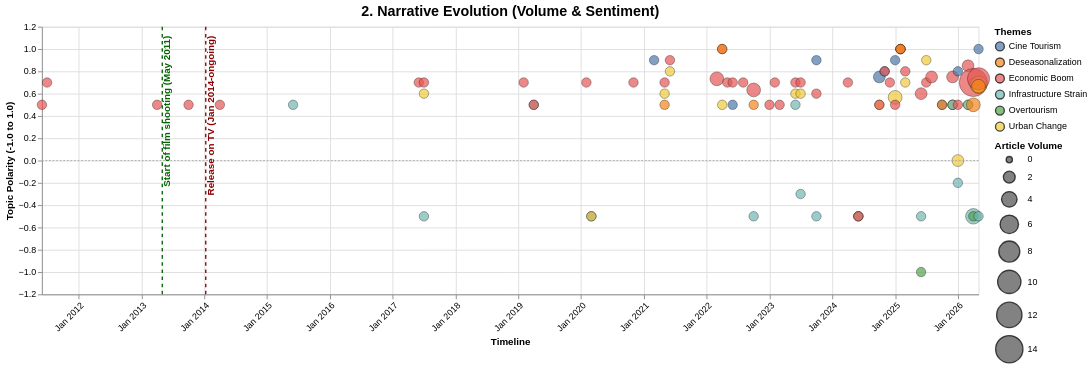

Express this chart as Vega-Lite.
### Vega-Lite specification from a JSON file in a GitHub repository (floating-point values rounded to 4 significant figures)
{"config": {"view": {"continuousWidth": 300, "continuousHeight": 300}}, "layer": [{"data": {"name": "data-02471c71cdb112369e5b28596c99c45a"}, "mark": {"type": "circle", "opacity": 0.7, "stroke": "black", "strokeWidth": 0.5}, "encoding": {"color": {"field": "Narrative_Topic", "legend": {"orient": "right", "title": "Themes"}, "scale": {"scheme": "tableau10"}, "type": "nominal"}, "size": {"field": "Mention_Count", "legend": {"orient": "right"}, "scale": {"range": [50, 1000]}, "title": "Article Volume", "type": "quantitative"}, "tooltip": [{"field": "Date", "type": "temporal"}, {"field": "Narrative_Topic", "type": "nominal"}, {"field": "Topic_Sentiment", "format": ".2f", "type": "quantitative"}, {"field": "Mention_Count", "type": "quantitative"}, {"field": "Evidence_Quotes", "type": "nominal"}], "x": {"axis": {"format": "%b %Y", "labelAngle": -45}, "field": "Date", "title": "Timeline", "type": "temporal"}, "y": {"field": "Topic_Sentiment", "scale": {"domain": [-1.1, 1.1]}, "title": "Topic Polarity (-1.0 to 1.0)", "type": "quantitative"}}, "name": "view_69c7ba8945c30dbb_0"}, {"data": {"name": "data-a0a55d106695e8d630baff0f16eee66d"}, "mark": {"type": "rule", "color": "#A9A9A9", "strokeDash": [2, 2]}, "encoding": {"y": {"field": "y", "type": "quantitative"}}}, {"data": {"name": "data-7d66ff8508b26ec08c00a0c7cbe987da"}, "mark": {"type": "rule", "size": 1.5, "strokeDash": [4, 4]}, "encoding": {"color": {"field": "Color", "scale": null, "type": "nominal"}, "x": {"field": "Date", "type": "temporal"}}}, {"data": {"name": "data-7d66ff8508b26ec08c00a0c7cbe987da"}, "mark": {"type": "text", "align": "right", "angle": 270, "baseline": "top", "dx": 5, "fontSize": 11, "fontWeight": "bold"}, "encoding": {"color": {"field": "Color", "scale": null, "type": "nominal"}, "text": {"field": "Event", "type": "nominal"}, "x": {"field": "Date", "type": "temporal"}, "y": {"value": 15}}}], "height": 300, "title": {"text": "2. Narrative Evolution (Volume & Sentiment)", "fontSize": 16}, "width": 1050, "$schema": "https://vega.github.io/schema/vega-lite/v6.4.1.json", "datasets": {"data-02471c71cdb112369e5b28596c99c45a": [{"Date": "2011-06-01T00:00:00", "Narrative_Topic": "Economic Boom", "Mention_Count": 1, "Topic_Sentiment": 0.5, "Evidence_Quotes": "\"rappresentano, ognuno per la propria tipologia specifica, il modello più significativo\""}, {"Date": "2011-07-01T00:00:00", "Narrative_Topic": "Economic Boom", "Mention_Count": 1, "Topic_Sentiment": 0.7, "Evidence_Quotes": "\"sarà presentato domani, a cura dell’Agenzia di Promozione Turistica\""}, {"Date": "2013-04-01T00:00:00", "Narrative_Topic": "Economic Boom", "Mention_Count": 1, "Topic_Sentiment": 0.5, "Evidence_Quotes": "\"ha creato posti di lavoro, finanziato l'imprenditoria umbra\""}, {"Date": "2013-10-01T00:00:00", "Narrative_Topic": "Economic Boom", "Mention_Count": 1, "Topic_Sentiment": 0.5, "Evidence_Quotes": "«Rientrare dal disavanzo in tre anni è possibile e questa è una buona notizia.»"}, {"Date": "2014-04-01T00:00:00", "Narrative_Topic": "Economic Boom", "Mention_Count": 1, "Topic_Sentiment": 0.5, "Evidence_Quotes": "«Desio (+2,4% in Borsa a 3,37 euro)»"}, {"Date": "2015-06-01T00:00:00", "Narrative_Topic": "Infrastructure Strain", "Mention_Count": 1, "Topic_Sentiment": 0.5, "Evidence_Quotes": "\"Con i lavori di messa in sicurezza per eventi franosi, di manutenzione del verde e quando saranno terminati gli altri cantieri saranno percorribili 37 km consecutivi sul totale del tracciato.\""}, {"Date": "2017-06-01T00:00:00", "Narrative_Topic": "Economic Boom", "Mention_Count": 1, "Topic_Sentiment": 0.7, "Evidence_Quotes": "i consumi mondiali crescono in media del 4% l’anno e attualmente superano i 15 miliardi di euro in valore."}, {"Date": "2017-07-01T00:00:00", "Narrative_Topic": "Urban Change", "Mention_Count": 1, "Topic_Sentiment": 0.6, "Evidence_Quotes": "\"Mieli dialogherà (ore 11) con l’urbanista di fama internazionale Carlo Ratti.\""}, {"Date": "2017-07-01T00:00:00", "Narrative_Topic": "Infrastructure Strain", "Mention_Count": 1, "Topic_Sentiment": -0.5, "Evidence_Quotes": "\"sebbene in alcuni luoghi siano ancora evidenti i segni del terremoto.\""}, {"Date": "2017-07-01T00:00:00", "Narrative_Topic": "Economic Boom", "Mention_Count": 1, "Topic_Sentiment": 0.7, "Evidence_Quotes": "\"Il rilancio e la valorizzazione del territorio dopo il trauma del terremoto sono infatti i temi al centro degli Incontri di Paolo Mieli.\""}, {"Date": "2019-02-01T00:00:00", "Narrative_Topic": "Economic Boom", "Mention_Count": 1, "Topic_Sentiment": 0.7, "Evidence_Quotes": "«Siamo convinti che il progetto possa perseguire un significativo fattore di potenziamento del turismo culturale e del correlato sviluppo economico tutelando e valorizzando l’inestimabile patrimonio naturalistico e paesaggistico che contraddistingue Spoleto e l’Umbria»"}, {"Date": "2019-04-01T00:00:00", "Narrative_Topic": "Infrastructure Strain", "Mention_Count": 1, "Topic_Sentiment": 0.5, "Evidence_Quotes": "“c’è bisogno di maggiori investimenti pubblici e privati per edifici e infrastrutture sempre più sicure, efficienti, innovative e sostenibili”"}, {"Date": "2019-04-01T00:00:00", "Narrative_Topic": "Economic Boom", "Mention_Count": 1, "Topic_Sentiment": 0.5, "Evidence_Quotes": "“Siamo fiduciosi che il settore del cemento avrà un ruolo rilevante nel prossimo futuro.”"}, {"Date": "2020-02-01T00:00:00", "Narrative_Topic": "Economic Boom", "Mention_Count": 1, "Topic_Sentiment": 0.7, "Evidence_Quotes": "«Monique Veaute è una figura di grande prestigio e competenza, che nel corso della sua carriera ha ricoperto incarichi di straordinaria importanza e rilievo»."}, {"Date": "2020-03-01T00:00:00", "Narrative_Topic": "Cine Tourism", "Mention_Count": 1, "Topic_Sentiment": -0.5, "Evidence_Quotes": "\"la decisione della produzione vedrà sfumare la possibilità di avere un ritorno economico dalla presenza del set sul suo territorio.\""}, {"Date": "2020-03-01T00:00:00", "Narrative_Topic": "Urban Change", "Mention_Count": 1, "Topic_Sentiment": -0.5, "Evidence_Quotes": "\"la scelta di non girare a Gubbio è in linea con la necessità del periodo, la crisi internazionale ha toccato tutti i settori dell’economia italiana e ha colpito duramente anche il comparto audiovisivo.\""}, {"Date": "2020-11-01T00:00:00", "Narrative_Topic": "Economic Boom", "Mention_Count": 1, "Topic_Sentiment": 0.7, "Evidence_Quotes": "“Aiutiamo quindi la nostra economia locale, gli esercenti, i commercianti, gli artigiani: acquistiamo a Spoleto e restituiamoci il senso profondo del nostro essere comunità.”"}, {"Date": "2021-03-01T00:00:00", "Narrative_Topic": "Cine Tourism", "Mention_Count": 1, "Topic_Sentiment": 0.9, "Evidence_Quotes": "\"Il centro storico di Spoleto sarà location del nuovo film del regista e sceneggiatore spoletino Marco Martani.\""}, {"Date": "2021-05-01T00:00:00", "Narrative_Topic": "Urban Change", "Mention_Count": 1, "Topic_Sentiment": 0.6, "Evidence_Quotes": "\"Il modello di offerta delle Frecce prevede collegamenti non solo da e per i grandi centri, ma anche verso quelli medio-piccoli con la creazione di aree urbane più estese.\""}, {"Date": "2021-05-01T00:00:00", "Narrative_Topic": "Economic Boom", "Mention_Count": 1, "Topic_Sentiment": 0.7, "Evidence_Quotes": "\"Una dimostrazione dei grandi investimenti investimenti nell’Alta Velocità nella Regione.\""}, {"Date": "2021-05-01T00:00:00", "Narrative_Topic": "Deseasonalization", "Mention_Count": 1, "Topic_Sentiment": 0.5, "Evidence_Quotes": "\"Con l’arrivo dell’estate l’offerta è destinata ad allargarsi con nuovi treni che raggiungeranno le località di mare e di montagna.\""}, {"Date": "2021-06-01T00:00:00", "Narrative_Topic": "Urban Change", "Mention_Count": 1, "Topic_Sentiment": 0.8, "Evidence_Quotes": "\"Si tratta di opere integrative e complementari rispetto alla ricostruzione degli edifici che interessano cinque settori di intervento: ambiente e risorse naturali, cultura e turismo, trasporti e mobilità, riqualificazione urbana e infrastrutture sociali.\""}, {"Date": "2021-06-01T00:00:00", "Narrative_Topic": "Economic Boom", "Mention_Count": 1, "Topic_Sentiment": 0.9, "Evidence_Quotes": "\"I progetti – proseguono, in accordo con quanto previsto dagli strumenti di programmazione e pianificazione territoriale, si caratterizzano per complementarietà ed integrazione rispetto ad interventi già finanziati.\""}, {"Date": "2022-03-01T00:00:00", "Narrative_Topic": "Economic Boom", "Mention_Count": 3, "Topic_Sentiment": 0.7333, "Evidence_Quotes": "\"Non essendo più disponibili le prevendite, poiché sono andate esaurite in pochi giorni.\" | \"Non essendo più disponibili le prevendite, poiché sono andate esaurite in pochi giorni.\" | «La crescita dell’azienda è la riprova che questo sforzo paga: il fatturato 2021 è stato di 159,300 milioni, in crescita, così come la produzione, 34,5 milioni di litri di olio, con 139 dipendenti.»"}, {"Date": "2022-04-01T00:00:00", "Narrative_Topic": "Urban Change", "Mention_Count": 1, "Topic_Sentiment": 0.5, "Evidence_Quotes": "\"L’area, sensibilmente trasformata dall’espansione urbanistica dal secondo dopoguerra, fa emergere oggi Villa Redenta quale uno dei più notevoli esempi di villa suburbana.\""}, {"Date": "2022-04-01T00:00:00", "Narrative_Topic": "Economic Boom", "Mention_Count": 1, "Topic_Sentiment": 1.0, "Evidence_Quotes": "\"Il progetto prevede un investimento di 175mila euro per l’avvio di un processo di rilancio del sito.\""}, {"Date": "2022-04-01T00:00:00", "Narrative_Topic": "Deseasonalization", "Mention_Count": 1, "Topic_Sentiment": 1.0, "Evidence_Quotes": "\"Il complesso monumentale, in continuità con l’offerta di accoglienza turistica già in essere, potrà svolgere un ruolo importante, esteso per tutto l’anno.\""}, {"Date": "2022-05-01T00:00:00", "Narrative_Topic": "Economic Boom", "Mention_Count": 1, "Topic_Sentiment": 0.7, "Evidence_Quotes": "\"Un'eccellenza che va difesa e protetta, tanto nella trasparenza della filiera che conduce alla certificazione dell'extra vergine\""}, {"Date": "2022-06-01T00:00:00", "Narrative_Topic": "Cine Tourism", "Mention_Count": 1, "Topic_Sentiment": 0.5, "Evidence_Quotes": "\"Spoleto ha ricambiato l’impegno di Terence Hill nel vivere questo personaggio e portare i riflettori sulla città aiutando così anche il turismo che ne è derivato dopo tutti questi anni.\""}, {"Date": "2022-06-01T00:00:00", "Narrative_Topic": "Economic Boom", "Mention_Count": 1, "Topic_Sentiment": 0.7, "Evidence_Quotes": "\"...fra i protagonisti principali della settantaseiesima stagione lirica spoletina, patrocinata da Rai Umbria.\""}, {"Date": "2022-08-01T00:00:00", "Narrative_Topic": "Economic Boom", "Mention_Count": 1, "Topic_Sentiment": 0.7, "Evidence_Quotes": "l’operazione rappresenta anche una \"manna dal cielo\" per l’economia locale"}, {"Date": "2022-10-01T00:00:00", "Narrative_Topic": "Infrastructure Strain", "Mention_Count": 1, "Topic_Sentiment": -0.5, "Evidence_Quotes": "\"non può essere penalizzato anche in questo caso.\""}, {"Date": "2022-10-01T00:00:00", "Narrative_Topic": "Economic Boom", "Mention_Count": 3, "Topic_Sentiment": 0.6333, "Evidence_Quotes": "\"Il nosocomio, oltre a dare lavoro, rappresenta anche un volano per l’economia cittadina.\" | \"rientra nel progetto 'UMBRIAPERTA: Avviso per il sostegno alla costituzione di prodotti turistici territoriali...\" | \"Obiettivo finale del progetto formativo è creare una vera e propria linea produttiva di economia carceraria\""}, {"Date": "2022-10-01T00:00:00", "Narrative_Topic": "Deseasonalization", "Mention_Count": 1, "Topic_Sentiment": 0.5, "Evidence_Quotes": "\"Il festival ha una declinazione invernale, Umbria Jazz Winter, che si svolge a Orvieto, ancora in Umbria, tra fine dicembre e inizio gennaio.\""}, {"Date": "2023-01-01T00:00:00", "Narrative_Topic": "Economic Boom", "Mention_Count": 1, "Topic_Sentiment": 0.5, "Evidence_Quotes": "\"...ottenendo una formazione di alta qualità senza doversi trasferire in un’altra città.\""}, {"Date": "2023-02-01T00:00:00", "Narrative_Topic": "Economic Boom", "Mention_Count": 1, "Topic_Sentiment": 0.7, "Evidence_Quotes": "\"Si conclude così un progetto che ha richiesto un investimento di oltre 120.000 euro.\""}, {"Date": "2023-03-01T00:00:00", "Narrative_Topic": "Economic Boom", "Mention_Count": 1, "Topic_Sentiment": 0.5, "Evidence_Quotes": "si occuperà di programmazione economico finanziaria nelle aree di intervento economico finanziario"}, {"Date": "2023-06-01T00:00:00", "Narrative_Topic": "Urban Change", "Mention_Count": 1, "Topic_Sentiment": 0.6, "Evidence_Quotes": "\"Da questa analisi sono emersi miglioramenti significativi riguardanti il minor consumo di territorio e l’ingresso a Terni, che comporteranno una riduzione dell’impatto ambientale e soluzioni per il miglioramento della viabilità esistente.\""}, {"Date": "2023-06-01T00:00:00", "Narrative_Topic": "Infrastructure Strain", "Mention_Count": 1, "Topic_Sentiment": 0.5, "Evidence_Quotes": "\"Entrambi gli incontri si sono svolti in un clima di collaborazione, con l’obiettivo di individuare soluzioni e ottimizzare i tempi della progettazione.\""}, {"Date": "2023-06-01T00:00:00", "Narrative_Topic": "Economic Boom", "Mention_Count": 1, "Topic_Sentiment": 0.7, "Evidence_Quotes": "\"Si tratta di una fase conclusiva della progettazione che potrebbe portare importanti benefici sia a livello di infrastrutture che di inserimento ambientale.\""}, {"Date": "2023-07-01T00:00:00", "Narrative_Topic": "Urban Change", "Mention_Count": 1, "Topic_Sentiment": 0.6, "Evidence_Quotes": "\"Grazie anche allo smart working, le persone scelgono di vivere in Umbria trasferendosi dalle grandi città.\""}, {"Date": "2023-07-01T00:00:00", "Narrative_Topic": "Infrastructure Strain", "Mention_Count": 1, "Topic_Sentiment": -0.3, "Evidence_Quotes": "\"Il completamento della Tre Valli atteso dagli anni ’70.\""}, {"Date": "2023-07-01T00:00:00", "Narrative_Topic": "Economic Boom", "Mention_Count": 1, "Topic_Sentiment": 0.7, "Evidence_Quotes": "\"I fondi del piano Next Generation prevedono una ricaduta sul territorio di 2,6 miliardi di euro.\""}, {"Date": "2023-10-01T00:00:00", "Narrative_Topic": "Cine Tourism", "Mention_Count": 1, "Topic_Sentiment": 0.9, "Evidence_Quotes": "\"Don Matteo traina il turismo a Spoleto? A sentire gli ‘addetti ai lavori’, sì.\""}, {"Date": "2023-10-01T00:00:00", "Narrative_Topic": "Infrastructure Strain", "Mention_Count": 1, "Topic_Sentiment": -0.5, "Evidence_Quotes": "\"Restano ancora delle incognite – per gli esercenti – su come far restare le persone sul comprensorio per un periodo superiore ai ‘classici’ due giorni.\""}, {"Date": "2023-10-01T00:00:00", "Narrative_Topic": "Economic Boom", "Mention_Count": 1, "Topic_Sentiment": 0.6, "Evidence_Quotes": "\"Don Matteo, con nuove iniziative rispetto a quelle poste in essere, può continuare a rappresentare un volano importante.\""}, {"Date": "2024-04-01T00:00:00", "Narrative_Topic": "Economic Boom", "Mention_Count": 1, "Topic_Sentiment": 0.7, "Evidence_Quotes": "\"Grazie alle risorse congiunte della ricostruzione e dello sviluppo, con il Piano nazionale complementare sisma 2009-2016.\""}, {"Date": "2024-06-01T00:00:00", "Narrative_Topic": "Urban Change", "Mention_Count": 1, "Topic_Sentiment": -0.5, "Evidence_Quotes": "\"la nuova via del Turismo Supermercatologico ci rende tutti più solidi, ricchi e concreti.\""}, {"Date": "2024-06-01T00:00:00", "Narrative_Topic": "Infrastructure Strain", "Mention_Count": 1, "Topic_Sentiment": -0.5, "Evidence_Quotes": "\"la viabilità non decisiva se non per il fatto che le auto in quel punto rallenteranno la loro corsa\""}, {"Date": "2024-06-01T00:00:00", "Narrative_Topic": "Economic Boom", "Mention_Count": 1, "Topic_Sentiment": -0.5, "Evidence_Quotes": "\"chi investe a Spoleto ultimamente lo fa solo se si tratta di venire a drenare denaro nel settore alimentare-commerciale\""}, {"Date": "2024-10-01T00:00:00", "Narrative_Topic": "Cine Tourism", "Mention_Count": 2, "Topic_Sentiment": 0.75, "Evidence_Quotes": "Al Filming Italy Sardegna Festival 2026 abbiamo avuto il privilegio ci incontrare Harvey Keitel. | \"Don Matteo continua ad avere un successo strepitoso e il merito è anche dei paesaggi mozzafiato e degli scorci suggestivi dei borghi umbri.\""}, {"Date": "2024-10-01T00:00:00", "Narrative_Topic": "Urban Change", "Mention_Count": 1, "Topic_Sentiment": 0.5, "Evidence_Quotes": "\"Spoleto rimane protagonista indiscussa della fiction di punta di Rai 1, anche se questo nuovo capitolo farà un'incursione anche nella campagna laziale.\""}, {"Date": "2024-10-01T00:00:00", "Narrative_Topic": "Economic Boom", "Mention_Count": 1, "Topic_Sentiment": 0.5, "Evidence_Quotes": "\"Il centro nevralgico delle prime stagioni è Piazza Grande, la piazza principale di Gubbio. Da qui si apre una vista incredibile sulla vallata umbra e il tempo sembra cristallizzarsi.\""}, {"Date": "2024-11-01T00:00:00", "Narrative_Topic": "Cine Tourism", "Mention_Count": 1, "Topic_Sentiment": 0.8, "Evidence_Quotes": "\"ripercorrere un viaggio tra le miscele protagoniste del mondo del cinema, della letteratura, del teatro, dei testi delle canzoni\""}, {"Date": "2024-11-01T00:00:00", "Narrative_Topic": "Economic Boom", "Mention_Count": 1, "Topic_Sentiment": 0.8, "Evidence_Quotes": "\"l’obiettivo di celebrare l’impegno e la capacità del settore turistico regionale di rendere la vacanza in Umbria un’esperienza unica e di valore.\""}, {"Date": "2024-12-01T00:00:00", "Narrative_Topic": "Economic Boom", "Mention_Count": 1, "Topic_Sentiment": 0.7, "Evidence_Quotes": "\"A opera ultimata potranno viaggiare tra Terni e Spoleto 148 treni rispetto agli attuali 45.\""}, {"Date": "2025-01-01T00:00:00", "Narrative_Topic": "Cine Tourism", "Mention_Count": 1, "Topic_Sentiment": 0.9, "Evidence_Quotes": "\"Esiste un turismo dell’audiovisivo che è sempre più forte e sentito\"."}, {"Date": "2025-01-01T00:00:00", "Narrative_Topic": "Urban Change", "Mention_Count": 3, "Topic_Sentiment": 0.5667, "Evidence_Quotes": "\"la città di Spoleto... ha avviato un alto numero di cantieri che restituiranno un volto nuovo al centro storico\". | \"valorizzazione della rigenerazione identitaria urbana, rurale, produttiva e sostenibile.\" | \"rimodulata la delega all’assessora Manuela Albertella, a cui è stata assegnata la valorizzazione della rigenerazione identitaria urbana, rurale, produttiva e sostenibile.\""}, {"Date": "2025-01-01T00:00:00", "Narrative_Topic": "Economic Boom", "Mention_Count": 1, "Topic_Sentiment": 0.5, "Evidence_Quotes": "\"marketing e innovazione imprenditoriale e del turismo 4.0 per la valorizzazione dell’economia locale.\""}, {"Date": "2025-02-01T00:00:00", "Narrative_Topic": "Cine Tourism", "Mention_Count": 1, "Topic_Sentiment": 1.0, "Evidence_Quotes": "\"A guidare l'ascesa del turismo a Spoleto sono stati principalmente due fattori: la popolarissima fiction Don Matteo e il Festival dei Due Mondi\""}, {"Date": "2025-02-01T00:00:00", "Narrative_Topic": "Urban Change", "Mention_Count": 1, "Topic_Sentiment": 1.0, "Evidence_Quotes": "\"Spoleto ha fatto da cassa di risonanza per il circondario\""}, {"Date": "2025-02-01T00:00:00", "Narrative_Topic": "Economic Boom", "Mention_Count": 1, "Topic_Sentiment": 1.0, "Evidence_Quotes": "\"Il settore alberghiero ha fatto registrare cifre da record passando dai 75.255 arrivi e 154.670 presenze del 2023, a 82.021 arrivi e 180.131 presenze dello scorso anno.\""}, {"Date": "2025-02-01T00:00:00", "Narrative_Topic": "Deseasonalization", "Mention_Count": 1, "Topic_Sentiment": 1.0, "Evidence_Quotes": "\"lavorando maggiormente su settori turistici sempre più strategici per noi come quello dell’outdoor\""}, {"Date": "2025-03-01T00:00:00", "Narrative_Topic": "Urban Change", "Mention_Count": 1, "Topic_Sentiment": 0.7, "Evidence_Quotes": "\"Noto con grande soddisfazione – ha concluso il consigliere regionale Stefano Lisci - che si è posta fine ad una situazione di lungo abbandono e degrado, attraverso una profonda riqualificazione.\""}, {"Date": "2025-03-01T00:00:00", "Narrative_Topic": "Economic Boom", "Mention_Count": 1, "Topic_Sentiment": 0.8, "Evidence_Quotes": "\"Tecnokar quindi rappresenta una risorsa economica per Spoleto e per tutta l’Umbria.\""}, {"Date": "2025-06-01T00:00:00", "Narrative_Topic": "Infrastructure Strain", "Mention_Count": 1, "Topic_Sentiment": -0.5, "Evidence_Quotes": "\"Con i turisti provenienti dal parcheggio dei bus e dei camper della Ponzianina costretti a percorrere la strada senza marciapiede fino al ponte di pietra per accedere alle scale mobili dirette in centro.\""}, {"Date": "2025-06-01T00:00:00", "Narrative_Topic": "Economic Boom", "Mention_Count": 2, "Topic_Sentiment": 0.6, "Evidence_Quotes": "“Si tratta di un passo avanti importante per far conoscere il nostro patrimonio culturale.” | «L’impresa ha una missione sociale nei confronti del territorio in cui nasce e si sviluppa, dove il pubblico non arriva è doveroso che – se può – intervenga il privato.»"}, {"Date": "2025-06-01T00:00:00", "Narrative_Topic": "Overtourism", "Mention_Count": 1, "Topic_Sentiment": -1.0, "Evidence_Quotes": "«teme che la dimora, culla del Festival, diventi oggetto di speculazione immobiliare.»"}, {"Date": "2025-07-01T00:00:00", "Narrative_Topic": "Urban Change", "Mention_Count": 1, "Topic_Sentiment": 0.9, "Evidence_Quotes": "\"l’intervento rappresenti il riscatto di un luogo trascurato, restituito all’uso collettivo in una nuova veste funzionale e decorosa.\""}, {"Date": "2025-07-01T00:00:00", "Narrative_Topic": "Economic Boom", "Mention_Count": 1, "Topic_Sentiment": 0.7, "Evidence_Quotes": "\"La visita è gratuita, previo acquisto del titolo di ingresso a Palazzo Collicola.\""}, {"Date": "2025-08-01T00:00:00", "Narrative_Topic": "Economic Boom", "Mention_Count": 2, "Topic_Sentiment": 0.75, "Evidence_Quotes": "\"L'opera finanziata dai fondi stanziati dal Ministero del Turismo\" | \"la Compagnia di Spoleto continui a rappresentare per la collettività un sicuro presidio di legalità economico-finanziaria sul territorio a tutela di tutta la cittadinanza e del mondo delle imprese e delle professioni.\""}, {"Date": "2025-10-01T00:00:00", "Narrative_Topic": "Cine Tourism", "Mention_Count": 1, "Topic_Sentiment": 0.5, "Evidence_Quotes": "\"La presenza di Raoul Bova, Nino Frassica e gli altri attori può rappresentare un motivo di attrazione turistica nel periodo che precede le festività per Natale e Capodanno.\""}, {"Date": "2025-10-01T00:00:00", "Narrative_Topic": "Deseasonalization", "Mention_Count": 1, "Topic_Sentiment": 0.5, "Evidence_Quotes": "\"Gennaio, febbraio e marzo sono i mesi più neri per il turismo a Spoleto e Don Matteo potrebbe diventare la soluzione per incrementare gli arrivi proprio in questo periodo.\""}, {"Date": "2025-12-01T00:00:00", "Narrative_Topic": "Cine Tourism", "Mention_Count": 1, "Topic_Sentiment": 0.5, "Evidence_Quotes": "\"Al Filming Italy Sardegna Festival 2026 abbiamo avuto il privilegio ci incontrare Harvey Keitel.\""}, {"Date": "2025-12-01T00:00:00", "Narrative_Topic": "Urban Change", "Mention_Count": 1, "Topic_Sentiment": 0.5, "Evidence_Quotes": "\"l'obiettivo dichiarato è costruire un progetto amministrativo condiviso, solido e credibile, che riporti Spoleto al centro delle politiche regionali.\""}, {"Date": "2025-12-01T00:00:00", "Narrative_Topic": "Infrastructure Strain", "Mention_Count": 1, "Topic_Sentiment": 0.5, "Evidence_Quotes": "\"Infrastrutture, cultura, sanità, welfare, sicurezza, rilancio del centro storico e valorizzazione delle frazioni le priorità individuate.\""}, {"Date": "2025-12-01T00:00:00", "Narrative_Topic": "Economic Boom", "Mention_Count": 2, "Topic_Sentiment": 0.75, "Evidence_Quotes": "\"le opportunità che apre alle imprese e ai territori dell'Umbria\" | \"L’evento è a ingresso gratuito e rientra nel programma della rassegna 'Accade a Natale a Spoleto in città e nei borghi'\""}, {"Date": "2026-01-01T00:00:00", "Narrative_Topic": "Cine Tourism", "Mention_Count": 1, "Topic_Sentiment": 0.8, "Evidence_Quotes": "\"Don Matteo è un valore aggiunto, non l’unica chiave di lettura.\""}, {"Date": "2026-01-01T00:00:00", "Narrative_Topic": "Urban Change", "Mention_Count": 2, "Topic_Sentiment": 0.0, "Evidence_Quotes": "\"l'impatto visivo sui beni storici e monumentali di Spoleto, tra cui il Ponte delle Torri e la Rocca Albornoziana\" | \"Spoleto riesce a fare una cosa rara: restare autentica.\""}, {"Date": "2026-01-01T00:00:00", "Narrative_Topic": "Infrastructure Strain", "Mention_Count": 1, "Topic_Sentiment": -0.2, "Evidence_Quotes": "\"è consigliabile visitare Spoleto con l’aiuto inizialmente delle scale mobili e poi degli ascensori gratuiti messi a disposizione dal Comune.\""}, {"Date": "2026-01-01T00:00:00", "Narrative_Topic": "Economic Boom", "Mention_Count": 1, "Topic_Sentiment": 0.5, "Evidence_Quotes": "\"Dati in aumento in questi giorni, solo ieri oltre 400 accessi e ancor di più se ne prevedono oggi a ingresso gratuito.\""}, {"Date": "2026-03-01T00:00:00", "Narrative_Topic": "Urban Change", "Mention_Count": 1, "Topic_Sentiment": 0.5, "Evidence_Quotes": "\"la sede sarà nuovamente al piano terra di Palazzetto Ancaiani.\""}, {"Date": "2026-03-01T00:00:00", "Narrative_Topic": "Infrastructure Strain", "Mention_Count": 1, "Topic_Sentiment": 0.5, "Evidence_Quotes": "\"che hanno consentito di effettuare i lavori di muratura con la tecnica del cuci e scuci.\""}, {"Date": "2026-03-01T00:00:00", "Narrative_Topic": "Economic Boom", "Mention_Count": 2, "Topic_Sentiment": 0.85, "Evidence_Quotes": "\"Il progetto punta a migliorare la qualità dei servizi attraverso la formazione del personale e strumenti di analisi del pubblico.\" | \"Cinque le regioni italiane protagoniste a Spoleto.\""}, {"Date": "2026-04-01T00:00:00", "Narrative_Topic": "Urban Change", "Mention_Count": 1, "Topic_Sentiment": 0.7, "Evidence_Quotes": "\"Norcia è tornata agli antichi splendori.\""}, {"Date": "2026-04-01T00:00:00", "Narrative_Topic": "Infrastructure Strain", "Mention_Count": 4, "Topic_Sentiment": -0.5, "Evidence_Quotes": "\"questo tratto è ancora segnato dal terremoto del 2016.\" | \"eliminando quegli ostacoli storici che hanno spesso frenato la libera iniziativa imprenditoriale nelle aree interne.\" | \"il sovraffollamento... risente degli effetti del sovraffollamento.\" | \"il sovraffollamento e la carenza di organico, che renderebbero la gestione dell’istituto sempre più complessa e rischiosa.\""}, {"Date": "2026-04-01T00:00:00", "Narrative_Topic": "Economic Boom", "Mention_Count": 15, "Topic_Sentiment": 0.7, "Evidence_Quotes": "\"Il Comune si occuperà della promozione delle attività, mentre resteranno in capo ai proponenti la gestione operativa e le responsabilità connesse allo svolgimento delle esperienze.\" | \"Buone le previsioni per il mese prossimo, conferma Federalberghi, con il tutto esaurito in diverse strutture per il ponte del 1 maggio.\" | \"L’incremento così significativo degli accessi conferma che gli investimenti fatti sull’ufficio informazioni turistiche e sulla qualità dei servizi offerti vanno nella direzione giusta.\" | \"A fronte di una crescita percentuale a livello regionale del 23,2%, Spoleto ha fatto registrare nel 2025 un aumento del 30,1% rispetto all’anno precedente.\" | «Il settore del lusso ha tenuto bene -» | \"la crescita registrata a Spoleto nel 2025 vale in termini di incasso 483mila euro\" | \"Il progetto si propone così come leva per lo sviluppo economico e sociale, rafforzando il legame ..."}, {"Date": "2026-04-01T00:00:00", "Narrative_Topic": "Overtourism", "Mention_Count": 1, "Topic_Sentiment": -0.5, "Evidence_Quotes": "«...se dovesse continuare, questo tipo di mercato fatto da stranieri, specialmente quelli che arrivano dal lungo raggio, subirebbe una brusca frenata, con conseguenze pesanti per l'indotto.»"}, {"Date": "2026-04-01T00:00:00", "Narrative_Topic": "Deseasonalization", "Mention_Count": 3, "Topic_Sentiment": 0.5, "Evidence_Quotes": "\"Le manifestazioni di interesse potranno essere presentate durante tutto l’anno e il catalogo verrà aggiornato periodicamente.\" | «...emergono segnali di un cambiamento strutturale nelle abitudini dei viaggiatori, complice una contrazione evidente della capacità di spesa delle famiglie italiane.» | \"rendere Spoleto una destinazione sempre più competitiva e accogliente durante tutto l’anno.\""}, {"Date": "2026-05-01T00:00:00", "Narrative_Topic": "Cine Tourism", "Mention_Count": 1, "Topic_Sentiment": 1.0, "Evidence_Quotes": "\"il traino mediatico garantito da 'Don Matteo'... ha continuato a promuovere Spoleto\"."}, {"Date": "2026-05-01T00:00:00", "Narrative_Topic": "Urban Change", "Mention_Count": 5, "Topic_Sentiment": 0.68, "Evidence_Quotes": "\"legato al Progetto Cities di Confcommercio Umbria, ossia il servizio che consente di leggere e interpretare i fenomeni urbani attraverso i dati\" | \"il centro storico in una vera e propria arena a cielo aperto\" | \"lo 'Spoleto Buskers Festival' che ha trasformato il centro in un grande palcoscenico a cielo aperto\". | \"La realizzazione dell’impianto fotovoltaico alla Posterna consentirà di migliorare l’efficienza energetica di un’infrastruttura strategica per la mobilità alternativa cittadina.\" | \"La forte affluenza registrata conferma il valore di un format che mette al centro ascolto, orientamento e possibilità reali.\""}, {"Date": "2026-05-01T00:00:00", "Narrative_Topic": "Infrastructure Strain", "Mention_Count": 1, "Topic_Sentiment": -0.5, "Evidence_Quotes": "“Uno dei punti deboli dell’Umbria, si sa, sono i collegamenti ferroviari.”"}, {"Date": "2026-05-01T00:00:00", "Narrative_Topic": "Economic Boom", "Mention_Count": 9, "Topic_Sentiment": 0.7333, "Evidence_Quotes": "\"La Consulta Giovanile farà parte dello staff all’interno degli info point: sarà un festival che coinvolgerà attivamente tutta la città\" | \"un settore in forte espansione che unisce servizi premium, sport, cultura ed enogastronomia d'eccellenza.\" | \"Sono infatti due le iniziative finanziate con fondi del Pnrr, una del valore di 240mila euro che vede protagonista la cooperativa Il Cerchio.\" | \"Siamo particolarmente soddisfatti - ha affermato l’assessore al turismo Giovanni Maria Angelini Paroli - dei risultati raggiunti.\" | \"Un investimento strategico finalizzato a diversificare l’economia rurale e creare nuove opportunità occupazionali.\" | \"Si tratta di un investimento importante che unisce innovazione, tutela ambientale e qualità dei servizi pubblici.\" | \"Il Career Day Spoleto 2026 ha dimostrato che, quando istituzioni, imprese e giovani collaborano, è possibile costruire un ecosistema ..."}, {"Date": "2026-05-01T00:00:00", "Narrative_Topic": "Deseasonalization", "Mention_Count": 3, "Topic_Sentiment": 0.6667, "Evidence_Quotes": "“Il periodo migliore per visitare la regione è la primavera, quando il clima mite consente di passeggiare” | \"stiamo cercando di spalmarli lungo tutte le stagioni.\" | \"L’Associazione GAL Valle Umbra e Sibillini ha infatti approvato l’apertura dei termini per la presentazione delle domande di sostegno relative al Sotto-intervento AO 1.1 'Investimenti produttivi non agricoli in aree rurali'...\""}], "data-a0a55d106695e8d630baff0f16eee66d": [{"y": 0}], "data-7d66ff8508b26ec08c00a0c7cbe987da": [{"Date": "2013-05-01T00:00:00", "Event": "Start of film shooting (May 2011)", "Color": "#006400"}, {"Date": "2014-01-09T00:00:00", "Event": "Release on TV (Jan 2014-ongoing)", "Color": "#8B0000"}]}}
